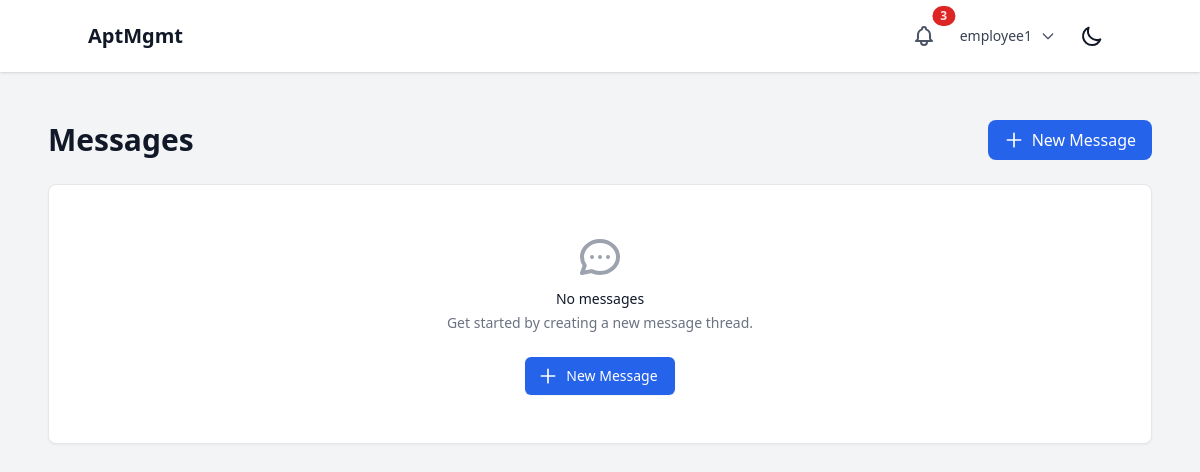
Before: /messages/ (signed in) with the older database file.
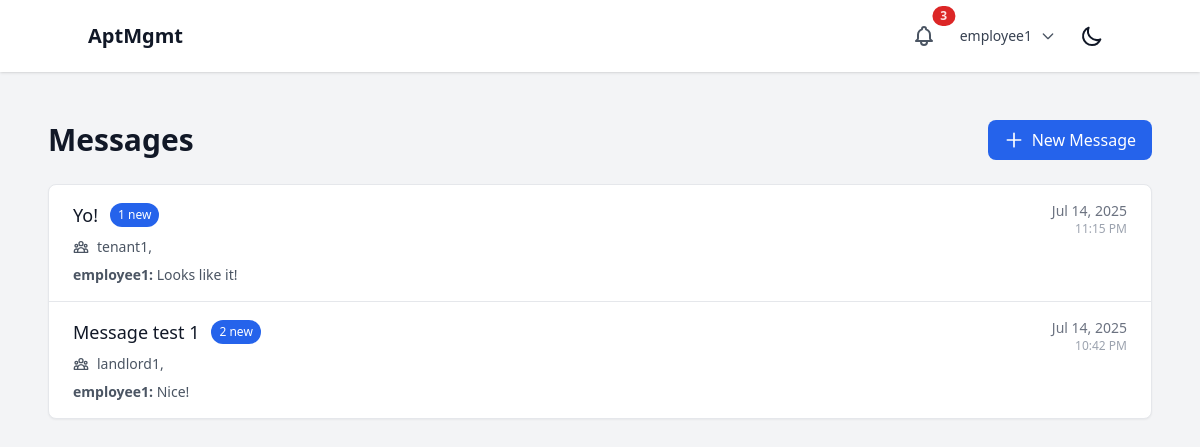
After: the same page with the newer database file.
### communication/models.py (models this page shows, shortened)
class MessageThread(models.Model):
    id = models.UUIDField(primary_key=True, default=uuid.uuid4, editable=False)
    participants = models.ManyToManyField(User, related_name="message_threads")
    subject = models.CharField(max_length=200, blank=True)
    created_at = models.DateTimeField(auto_now_add=True)
    updated_at = models.DateTimeField(auto_now=True)
    class Meta:
        ordering = ['-updated_at']
    @property
    def last_message(self):
        return self.messages.first()

class Message(models.Model):
    id = models.UUIDField(primary_key=True, default=uuid.uuid4, editable=False)
    thread = models.ForeignKey(MessageThread, on_delete=models.CASCADE, related_name="messages")
    sender = models.ForeignKey(User, on_delete=models.CASCADE, related_name="sent_messages")
    content = models.TextField()
    created_at = models.DateTimeField(auto_now_add=True)
    is_edited = models.BooleanField(default=False)
    edited_at = models.DateTimeField(null=True, blank=True)
    class Meta:
        ordering = ['-created_at']

### users/models.py (models this page shows, shortened)
class User(AbstractUser):
    class Role(models.TextChoices):
        SUPERUSER = "SUPERUSER", "Superuser"
        LANDLORD = "LANDLORD", "Landlord"
        EMPLOYEE = "EMPLOYEE", "Employee"
        TENANT = "TENANT", "Tenant"
    role = models.CharField(max_length=50, choices=Role.choices)
    company = models.ForeignKey(Company, on_delete=models.CASCADE, related_name="users", null=True, blank=True)
    property = models.ForeignKey(Property, on_delete=models.SET_NULL, related_name="users", null=True, blank=True)

### communication/views.py (the view)
# urls.py: path('', views.message_list, name='message_list'),
@login_required
def message_list(request):
    user = request.user
    threads = MessageThread.objects.filter(
        participants=user
    ).prefetch_related(
        'participants', 'messages'
    ).annotate(
        unread_count=Count('messages', filter=Q(
            messages__messagereadstatus__isnull=True,
            messages__messagereadstatus__user=user
        ) | Q(
            ~Q(messages__messagereadstatus__user=user)
        ))
    )
    context = {
        'threads': threads,
        'user': user,
    }
    return render(request, 'communication/message_list.html', context)

### core/templates/communication/message_list.html (shortened to what the changed rows need)
{% extends 'base.html' %}
{% block content %}
<div class="max-w-7xl mx-auto px-4 sm:px-6 lg:px-8 py-8">
    <div class="flex justify-between items-center mb-6">
        <h1 class="text-3xl font-bold text-gray-900 dark:text-white">Messages</h1>
    </div>
    <div class="bg-white dark:bg-gray-800 rounded-lg shadow-sm border border-gray-200 dark:border-gray-700">
        {% if threads %}
            <div class="divide-y divide-gray-200 dark:divide-gray-700">
                {% for thread in threads %}
                <a href="{% url 'communication:thread_detail' thread_id=thread.id %}"
                   class="block hover:bg-gray-50 dark:hover:bg-gray-700 transition duration-200">
                    <div class="px-6 py-4">
                        <div class="flex items-start justify-between">
                            <div class="flex-1 min-w-0">
                                <div class="flex items-center gap-3 mb-2">
                                    <h3 class="text-lg font-medium text-gray-900 dark:text-white truncate">
                                        {{ thread.subject|default:"No Subject" }}
                                    </h3>
                                    {% if thread.unread_count > 0 %}
                                        <span class="bg-blue-600 text-white text-xs px-2 py-1 rounded-full">
                                            {{ thread.unread_count }} new
                                        </span>
                                    {% endif %}
                                </div>
                                <div class="flex items-center gap-2 text-sm text-gray-600 dark:text-gray-400 mb-2">
                                    <span>
                                        {% for participant in thread.participants.all %}
                                            {% if participant != user %}
                                                {{ participant.get_full_name|default:participant.username }}{% if not forloop.last %}, {% endif %}
                                            {% endif %}
                                        {% endfor %}
                                    </span>
                                </div>
                                {% if thread.last_message %}
                                    <p class="text-sm text-gray-600 dark:text-gray-400 truncate">
                                        <strong>{{ thread.last_message.sender.get_full_name|default:thread.last_message.sender.username }}:</strong>
                                        {{ thread.last_message.content|truncatechars:100 }}
                                    </p>
                                {% endif %}
                            </div>
                            <div class="flex flex-col items-end ml-4">
                                <span class="text-sm text-gray-500 dark:text-gray-400">
                                    {{ thread.updated_at|date:"M d, Y" }}
                                </span>
                                <span class="text-xs text-gray-400 dark:text-gray-500">
                                    {{ thread.updated_at|time:"g:i A" }}
                                </span>
                            </div>
                        </div>
                    </div>
                </a>
                {% endfor %}
            </div>
        {% else %}
            <div class="px-6 py-12 text-center">
                <h3 class="mt-2 text-sm font-medium text-gray-900 dark:text-white">No messages</h3>
                <p class="mt-1 text-sm text-gray-500 dark:text-gray-400">Get started by creating a new message thread.</p>
                <div class="mt-6">
                    <a href="{% url 'communication:new_thread' %}"
                       class="inline-flex items-center px-4 py-2 border border-transparent shadow-sm text-sm font-medium rounded-md text-white bg-blue-600 hover:bg-blue-700 focus:outline-none focus:ring-2 focus:ring-offset-2 focus:ring-blue-500">
                        <svg class="-ml-1 mr-2 h-5 w-5" fill="none" stroke="currentColor" viewBox="0 0 24 24">
                            <path stroke-linecap="round" stroke-linejoin="round" stroke-width="2" d="M12 4v16m8-8H4"></path>
                        </svg>
                        New Message
                    </a>
                </div>
            </div>
        {% endif %}
    </div>
</div>
{% endblock %}

Changed rows visible on the page:
added MessageThread: subject "Yo!", unread_count "1", last_message.sender.get_full_name "employee1", last_message.content "Looks like it!", updated_at "Jul 14, 2025", updated_at "11:15 PM"
now on this page (row edited): User: get_full_name "tenant1", shown under "Yo!"
added MessageThread: subject "Message test 1", unread_count "2", last_message.sender.get_full_name "employee1", last_message.content "Nice!", updated_at "Jul 14, 2025", updated_at "10:42 PM"
now on this page (row edited): User: get_full_name "landlord1", shown under "Message test 1"
Other visible differences:
text no longer shown: "No messages Get started by creating a new message thread. New Message"
